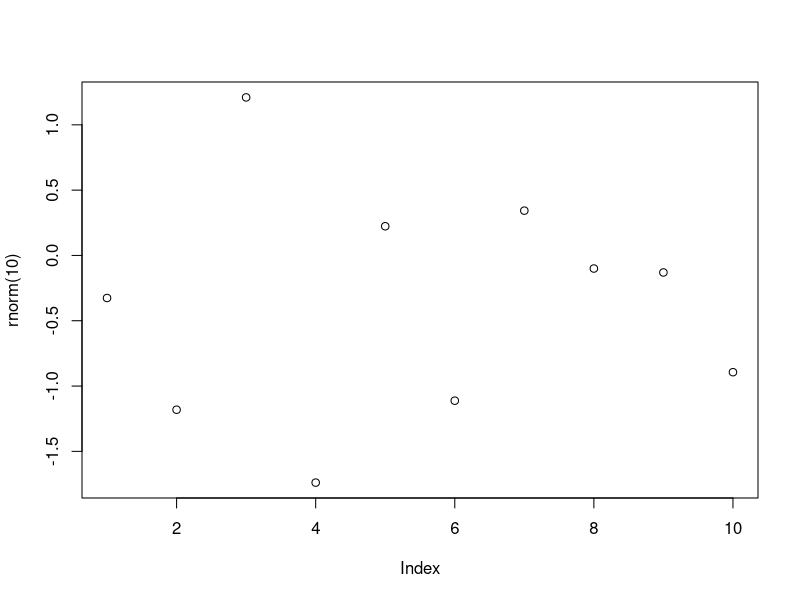

Generate this figure with R:
## ---- chunk 1
knitr::opts_chunk$set(tidy = F)

knitr::knit_hooks$set(source = function(x, options){
  if (!is.null(options$verbatim) && options$verbatim){
    opts = gsub(",\\s*verbatim\\s*=\\s*TRUE\\s*", "", options$params.src)
    bef = sprintf('\n\n    ```{r %s}\n', opts, "\n")
    stringr::str_c(
      bef, 
      knitr:::indent_block(paste(x, collapse = '\n'), "    "), 
      "\n    ```\n"
    )
  } else {
    stringr::str_c("\n\n```", tolower(options$engine), "\n", 
      paste(x, collapse = '\n'), "\n```\n\n"
    )
  }
})
## ---- chunk 2
rnorm(10)
## ---- chunk 3
plot(rnorm(10))
